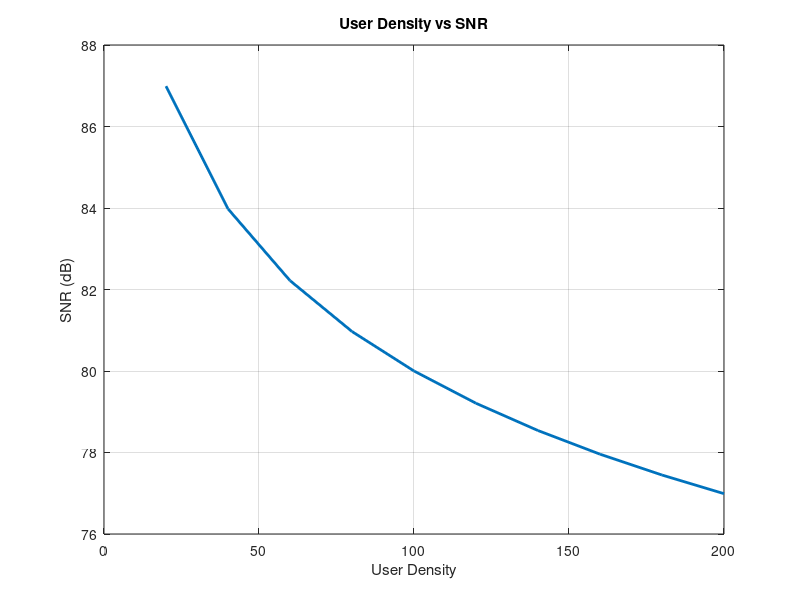
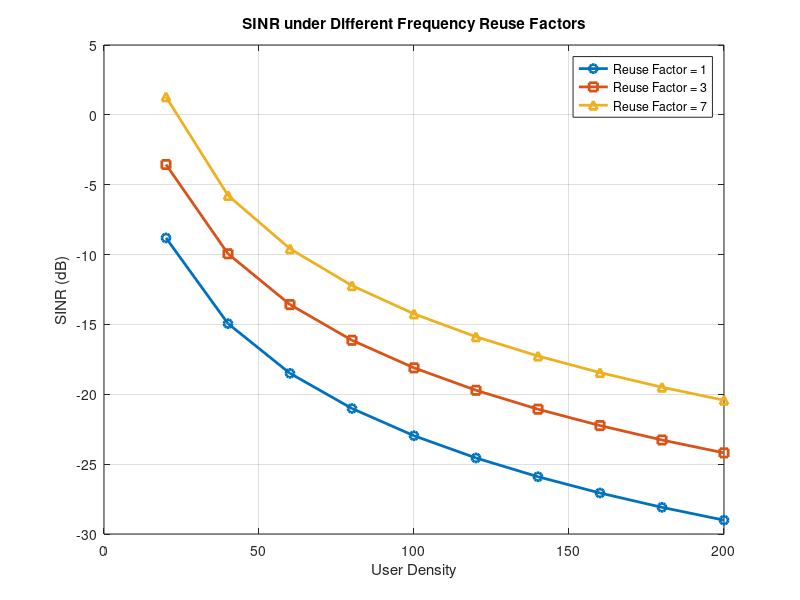
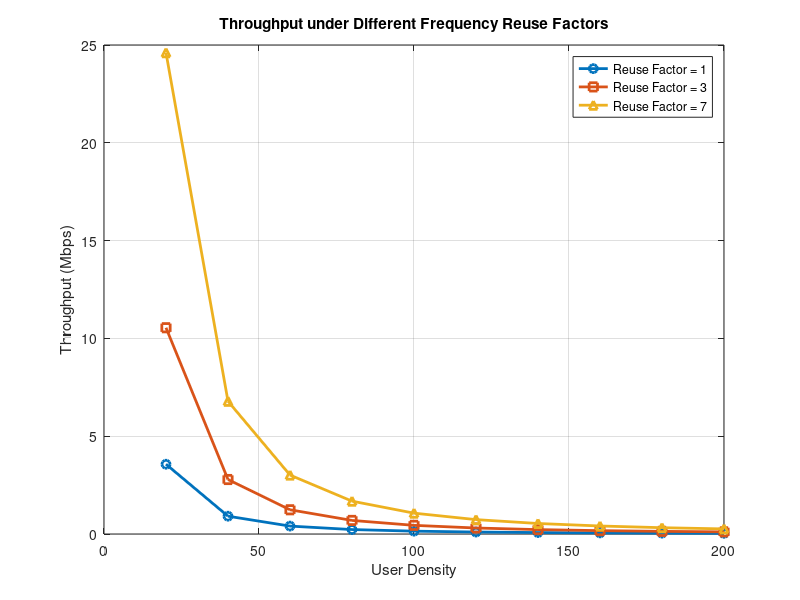
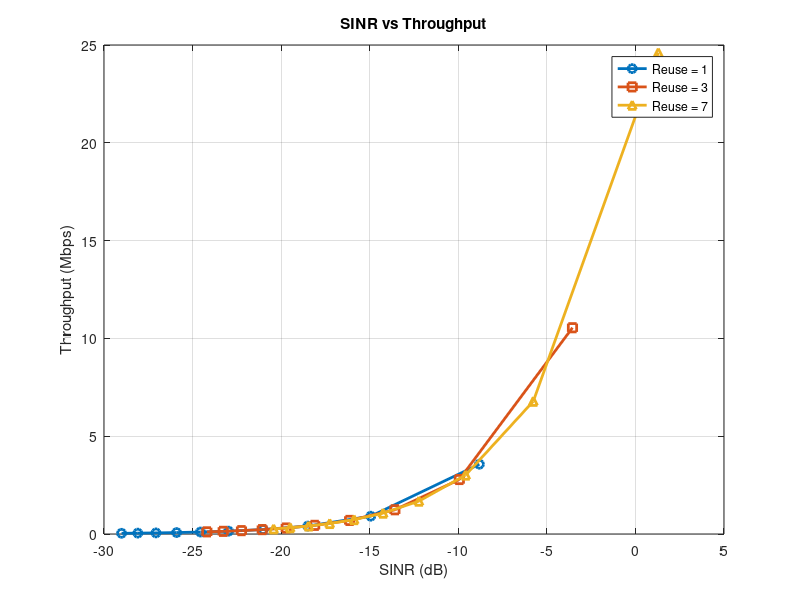

Write MATLAB code to recreate these figures, in order.
clc;
clear;
close all;

%% ==========================================================
% Create Output Folder
%% ==========================================================

scriptPath = fileparts(mfilename('fullpath'));

if isempty(scriptPath)
    scriptPath = pwd;
end

outputFolder = fullfile(scriptPath,'5G_6G_Interference_Output');

if ~exist(outputFolder,'dir')
    mkdir(outputFolder);
end

%% ==========================================================
% Simulation Parameters
%% ==========================================================

numUsers = 20:20:200;          % Number of Users
reuseFactor = [1 3 7];         % Frequency Reuse Factors

BW = 20e6;                     % 20 MHz Bandwidth
noisePower = 1e-10;            % Noise Power (W)
txPower = 1;                   % Base Station Transmit Power (W)

%% ==========================================================
% Preallocate Arrays
%% ==========================================================

SINR = zeros(length(reuseFactor),length(numUsers));
Throughput = zeros(length(reuseFactor),length(numUsers));
SNR = zeros(1,length(numUsers));

%% ==========================================================
% Main Simulation
%% ==========================================================

for r = 1:length(reuseFactor)

    N = reuseFactor(r);

    for i = 1:length(numUsers)

        users = numUsers(i);

        % Desired Signal
        signalPower = txPower/users;

        % Interference
        interferencePower = ((users/N)-1)*0.02;

        % SNR
        snrLinear = signalPower/noisePower;
        SNR(i) = 10*log10(snrLinear);

        % SINR
        sinrLinear = signalPower/(interferencePower + noisePower);
        SINR(r,i) = 10*log10(sinrLinear);

        % Throughput (Shannon Capacity)
        Throughput(r,i) = BW*log2(1+sinrLinear)/1e6;

    end

end

%% ==========================================================
% Graph 1 : User Density vs SNR
%% ==========================================================

fig1 = figure;

plot(numUsers,SNR,'LineWidth',2)

grid on

xlabel('User Density')
ylabel('SNR (dB)')
title('User Density vs SNR')

exportgraphics(fig1,...
    fullfile(outputFolder,'UserDensity_vs_SNR.png'),...
    'Resolution',300);

%% ==========================================================
% Graph 2 : User Density vs SINR
%% ==========================================================

fig2 = figure;

plot(numUsers,SINR(1,:),'-o','LineWidth',2)
hold on
plot(numUsers,SINR(2,:),'-s','LineWidth',2)
plot(numUsers,SINR(3,:),'-^','LineWidth',2)

grid on

xlabel('User Density')
ylabel('SINR (dB)')
title('SINR under Different Frequency Reuse Factors')

legend('Reuse Factor = 1',...
       'Reuse Factor = 3',...
       'Reuse Factor = 7',...
       'Location','best')

exportgraphics(fig2,...
    fullfile(outputFolder,'UserDensity_vs_SINR.png'),...
    'Resolution',300);

%% ==========================================================
% Graph 3 : User Density vs Throughput
%% ==========================================================

fig3 = figure;

plot(numUsers,Throughput(1,:),'-o','LineWidth',2)
hold on
plot(numUsers,Throughput(2,:),'-s','LineWidth',2)
plot(numUsers,Throughput(3,:),'-^','LineWidth',2)

grid on

xlabel('User Density')
ylabel('Throughput (Mbps)')
title('Throughput under Different Frequency Reuse Factors')

legend('Reuse Factor = 1',...
       'Reuse Factor = 3',...
       'Reuse Factor = 7',...
       'Location','best')

exportgraphics(fig3,...
    fullfile(outputFolder,'UserDensity_vs_Throughput.png'),...
    'Resolution',300);

%% ==========================================================
% Graph 4 : SINR vs Throughput
%% ==========================================================

fig4 = figure;

plot(SINR(1,:),Throughput(1,:),'o-','LineWidth',2)
hold on
plot(SINR(2,:),Throughput(2,:),'s-','LineWidth',2)
plot(SINR(3,:),Throughput(3,:),'^-','LineWidth',2)

grid on

xlabel('SINR (dB)')
ylabel('Throughput (Mbps)')
title('SINR vs Throughput')

legend('Reuse = 1',...
       'Reuse = 3',...
       'Reuse = 7',...
       'Location','best')

exportgraphics(fig4,...
    fullfile(outputFolder,'SINR_vs_Throughput.png'),...
    'Resolution',300);

%% ==========================================================
% Display Results
%% ==========================================================

disp('--------------------------------------------------------');
disp(' Users    SNR(dB)   SINR(R1)   Throughput(R1 Mbps)');
disp('--------------------------------------------------------');

for i = 1:length(numUsers)

    fprintf('%5d %10.2f %10.2f %15.2f\n',...
        numUsers(i),SNR(i),SINR(1,i),Throughput(1,i));

end

%% ==========================================================
% Completion Message
%% ==========================================================

disp(' ');
disp('Simulation completed successfully.');
disp(['Images saved in: ',outputFolder]);

disp('Saved Files:');
disp('1. UserDensity_vs_SNR.png');
disp('2. UserDensity_vs_SINR.png');
disp('3. UserDensity_vs_Throughput.png');
disp('4. SINR_vs_Throughput.png');
